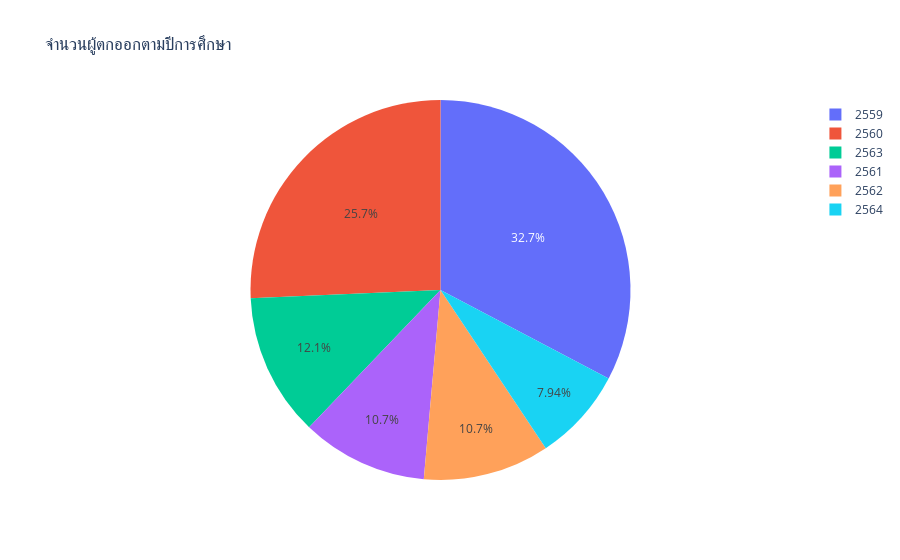

Write notebook code for a chart like this one.
### Code cell
import plotly.express as px


df_grap1 = df_dash[[  "ADMIT_YEAR", 'STUDY_STATUS' ]]
df_grap1 = df_grap1[df_grap1['STUDY_STATUS']=='R']
df_grap1.columns = ['ปีการศึกษา','จำนวนผู้ตกออก']
grap1 = df_grap1.groupby('ปีการศึกษา').count()

fig = px.pie(grap1, values='จำนวนผู้ตกออก', names=grap1.index, title='จำนวนผู้ตกออกตามปีการศึกษา')
fig.show()

### Figure 1 — Plotly figure (JSON) as saved in the notebook; plotly's stock layout.template omitted (floating-point values rounded to 4 significant figures)
{"data": [{"domain": {"x": [0, 1], "y": [0, 1]}, "hovertemplate": "ปีการศึกษา=%{label}<br>จำนวนผู้ตกออก=%{value}<extra></extra>", "labels": [2559, 2560, 2561, 2562, 2563, 2564], "legendgroup": "", "name": "", "showlegend": true, "type": "pie", "values": [70, 55, 23, 23, 26, 17]}], "layout": {"legend": {"tracegroupgap": 0}, "title": {"text": "จำนวนผู้ตกออกตามปีการศึกษา"}}}
